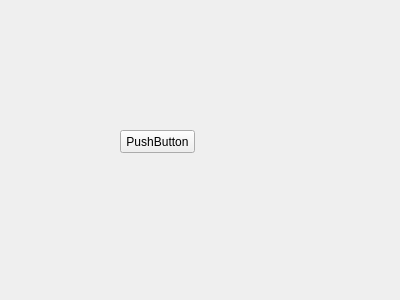
<?xml version="1.0" encoding="UTF-8"?>
<ui version="4.0">
 <class>StartupWizard</class>
 <widget class="QWidget" name="StartupWizard">
  <property name="geometry">
   <rect>
    <x>0</x>
    <y>0</y>
    <width>400</width>
    <height>300</height>
   </rect>
  </property>
  <property name="windowTitle">
   <string>Form</string>
  </property>
  <widget class="QPushButton" name="pushButton">
   <property name="geometry">
    <rect>
     <x>120</x>
     <y>130</y>
     <width>75</width>
     <height>23</height>
    </rect>
   </property>
   <property name="text">
    <string>PushButton</string>
   </property>
  </widget>
 </widget>
 <resources/>
 <connections/>
</ui>
